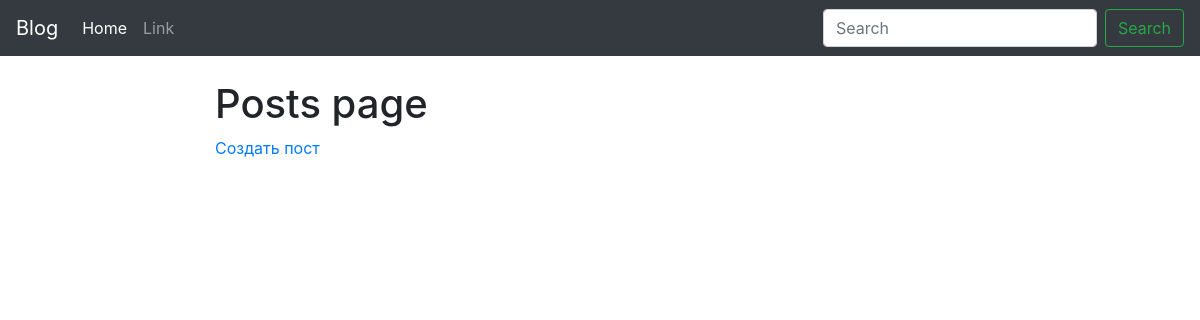
The page /blog/ on the database as committed earlier.
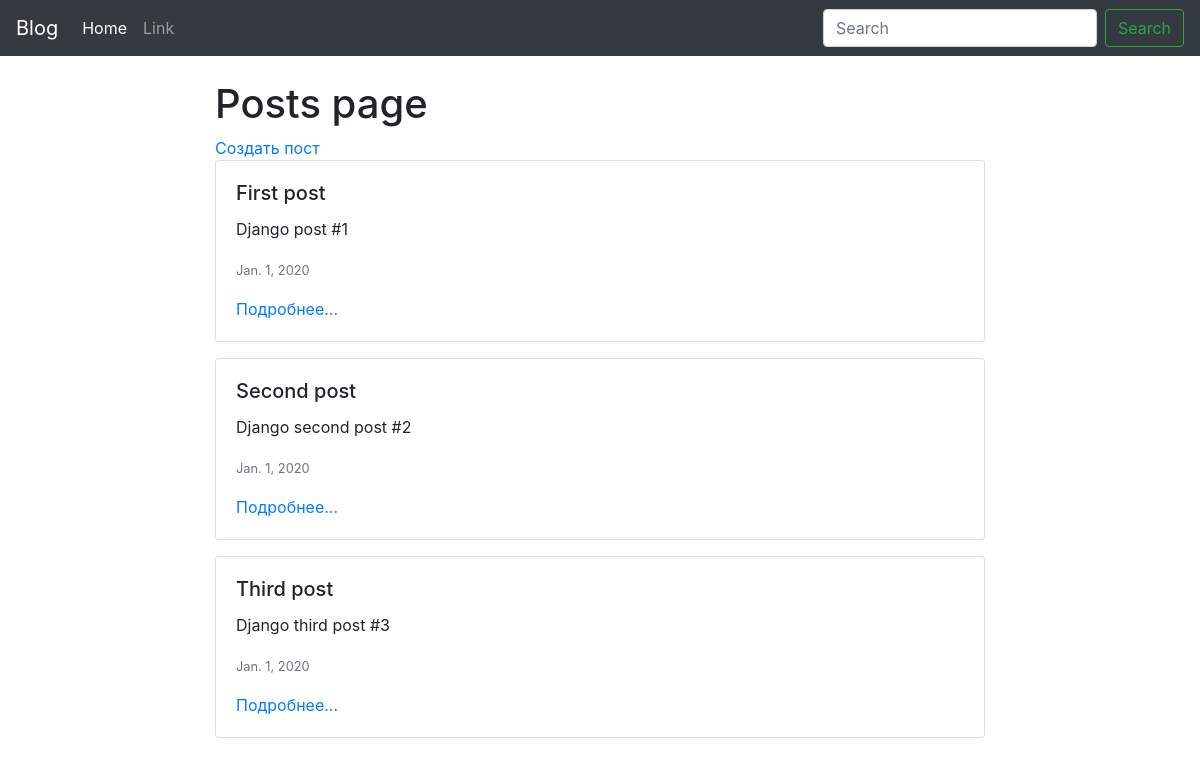
The same page on the database as committed later.
### blog/models.py (models this page shows, shortened)
class Post(models.Model):
	title = models.CharField(max_length=100, unique=True, db_index=True)
	body = models.TextField(db_index=True, blank=True)
	date_pub = models.DateField(auto_now_add=True, blank=True, null=True)

### blog/views.py (the view)
# urls.py: path("", HomePage.as_view(), name="home_page"),
class HomePage(TemplateView):
	template_name = "blog/home.html"
	def get_context_data(self, *args, **kwargs):
		context = super(HomePage, self).get_context_data(*args, **kwargs)
		posts = Post.objects.all()
		context['active'] = "home"
		context['posts'] = posts
		return context

### blog/templates/blog/home.html (shortened to what this page needs)
{% extends "blog/base_app.html" %}
{% block content %}
	<h1 class="mt-4">Posts page</h1>
	<a href="{% url 'create_page' %}">Создать пост</a>
	{% for post in posts %}
		<div class="card mb-3">
			<div class="card-body">
				<h5 class="card-title">{{ post.title }}</h5>
				<p class="card-text">{{ post.body }}</p>
				<p class="card-text"><small class="text-muted">{{ post.date_pub }}</small></p>
				<a href="{% url 'detail_page' id=post.id %}">Подробнее...</a>
			</div>
		</div>
	{% endfor %}
{% endblock %}

Rows that differ between the two databases and show on the page:
added Post: title "First post", body "Django post #1", date_pub "Jan. 1, 2020"
added Post: title "Second post", body "Django second post #2", date_pub "Jan. 1, 2020"
added Post: title "Third post", body "Django third post #3", date_pub "Jan. 1, 2020"
